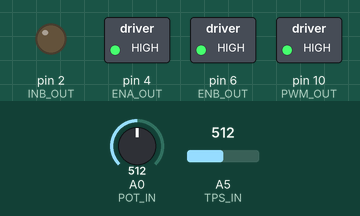
Recording of a sketch running on a simulated Arduino Uno, built with avr-gcc and run on an emulated ATmega328P. On the bench: switched loads named in the sketch (green lamp = pin HIGH), output pins drawn as LEDs (lit = HIGH). The inputs (shaded band) are chosen by the test bench; at power-on: A5 (TPS_IN) = 512, A0 (POT_IN) = 512. Pins used as bus, display or sensor lines are not drawn.

Above: at 1.2 s.
1.3 s: A5 (TPS_IN) set to 716
At 2.9 s:
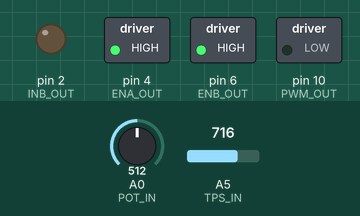
3.2 s: A0 (POT_IN) set to 900
At 5.69 s:
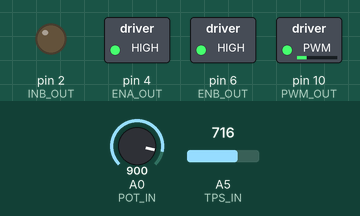
6.2 s: A0 (POT_IN) set to 716
9.0 s: A0 (POT_IN) set to 1023
At 9.5 s:
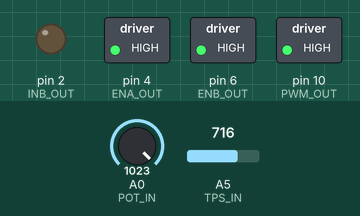
10.5 s: A0 (POT_IN) set to 89
At 10.78 s:
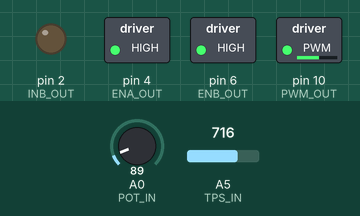
Timing chart, 0 to 13.3 s (numbered marks = the images above; inputs shaded):
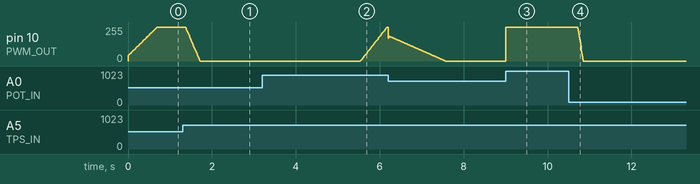

The sketch:

DynoThrottleBox.ino
```cpp
/**
 * UVIC FORMULA HYBRID 2017-2018
 *
 * This is temporary code to control the throttle body while the mechanical drive train
 * is running on its own. It reads the position of a potentiometer (which simulates the
 * gas pedal) as well as the throttle position sensor (TPS) and drives the motor (PWM_OUT)
 * to turn the throttle body accordingly.
 *
 * Author(s):
 * Chad McColm
 * Taylor Murias
 */

 /* Input pins */
#define POT_IN A0 // potentiometer
#define TPS_IN A5 // throttle position sensor

/* Drives throttle body motor */
#define PWM_OUT 10

/* Config pins, should be kept constant */
#define INA_OUT 0
#define INB_OUT 2
#define ENA_OUT 4
#define ENB_OUT 6

/* PID Setup Parameters
 * 4, 30, 0.01 works, but finer calibration could be done. */
double Kp = 4;
double Ki = 30;
double Kd = 0.01;

/* PID global variables (across iterations) */
double integral = 0;
int oldtime = 0;
double error = 0;

void setup() {
  // Serial stream for logging values
  Serial.begin(9600);

  // Analog input pins
  pinMode(POT_IN, INPUT);
  pinMode(TPS_IN, INPUT);

  // Output pins
  pinMode(PWM_OUT, OUTPUT);
  pinMode(INA_OUT, OUTPUT);
  pinMode(INB_OUT, OUTPUT);
  pinMode(ENA_OUT, OUTPUT);
  pinMode(ENB_OUT, OUTPUT);

  // Set motor to spin in direction A
  digitalWrite(INA_OUT, HIGH);
  digitalWrite(INB_OUT, LOW);

  // Enable all motor bridges
  digitalWrite(ENA_OUT, HIGH);
  digitalWrite(ENB_OUT, HIGH);
}

void loop() {

  // Get potentiometer value scaled to 0-100
  double throttle_request = read_pot();

  // Get TPS value scaled to 0-100
  double throttle_pos = read_tps();

  // Calculate how much the motor needs to be moved
  double pwm_val = calculate_pwm_val(throttle_request, throttle_pos);

  // Move the motor
  analogWrite(PWM_OUT, pwm_val);

  // Limit the frequency of this loop.
  // Letting it run too fast results in too small dt values for integral
  // and derivative calculations, which results in high error.
  delay(10);
}

/*
 * Read the analog pin that the potentiometer is connected to and
 * scale it to be from 0 - 100.
 */
double read_pot() {
  double val = analogRead(POT_IN)/1024.0 * 100;

  if (val < 0)
    return 0;
  else if (val > 100)
    return 100;

  return val;
}

/*
 * Read the analog pin that the throttle position sensor is connected to
 * and scale it to be from 0 - 100.
 */
double read_tps() {
  double val = (analogRead(TPS_IN) - 280.0) / 5.85;

  if (val < 0)
    return 0;
  else if (val > 100)
    return 100;

  return val;
}

/*
 * Given the position we want the throttle body to be in and the value
 * it's currently in, uses PID to calculate the PWM value that will drive
 * the motor toward the desired position. Parameters are values from 0
 * (fully closed) to 100 (wide open).
 */
double calculate_pwm_val(double throttle_request, double tps_feedback) {

  // Save the old error for derivative calculation
  double olderror = error;

  // Determine the error between desired and current
  error = throttle_request - tps_feedback;

  // Record the current time to calculate the time derivative
  int runtime = millis();

  // Find the current rate of change of error w.r.t. time
  double dt = (runtime - oldtime) / 1000.0;
  double derivative = (error - olderror) / dt;

  // Set the oldtime to be the new runtime
  oldtime = runtime;

  // Add the error to the integral of the errors
  integral += error*dt;

  // Calculate the pwm request based on PID coeffecients
  double pwm_request = error*Kp + integral*Ki + derivative*Kd;

  // Minimum of request is 0
  if (pwm_request < 0) pwm_request = 0;

  // Override request if throttle is requested closed or wide open
  if (throttle_request < 0.5) pwm_request = 0;
  else if (throttle_request > 99.5) pwm_request = 255;

  return pwm_request;
}
```

Measured:
- after the input at 1.3 s, pin 10 (PWM_OUT): moves from 255/255 to 0/255 over 0.35 s, starting after 0.07 s
- after the input at 3.2 s, pin 10 (PWM_OUT): moves from 0/255 to 255/255 over 0.64 s, starting after 2.3 s
- after the input at 9.0 s, pin 10 (PWM_OUT): 0/255 → 255/255 at once
- after the input at 10.5 s, pin 10 (PWM_OUT): moves from 255/255 to 0/255 over 0.13 s, starting after 0.22 s
